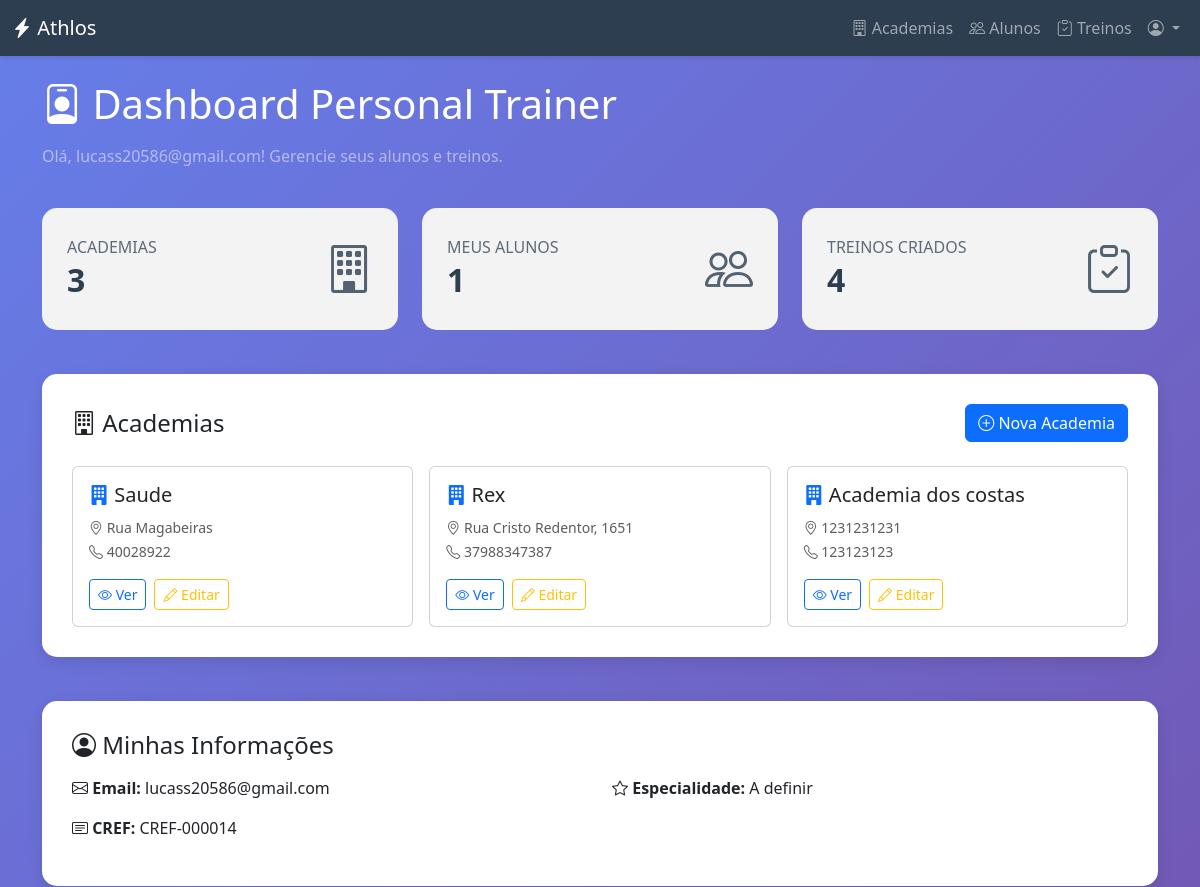
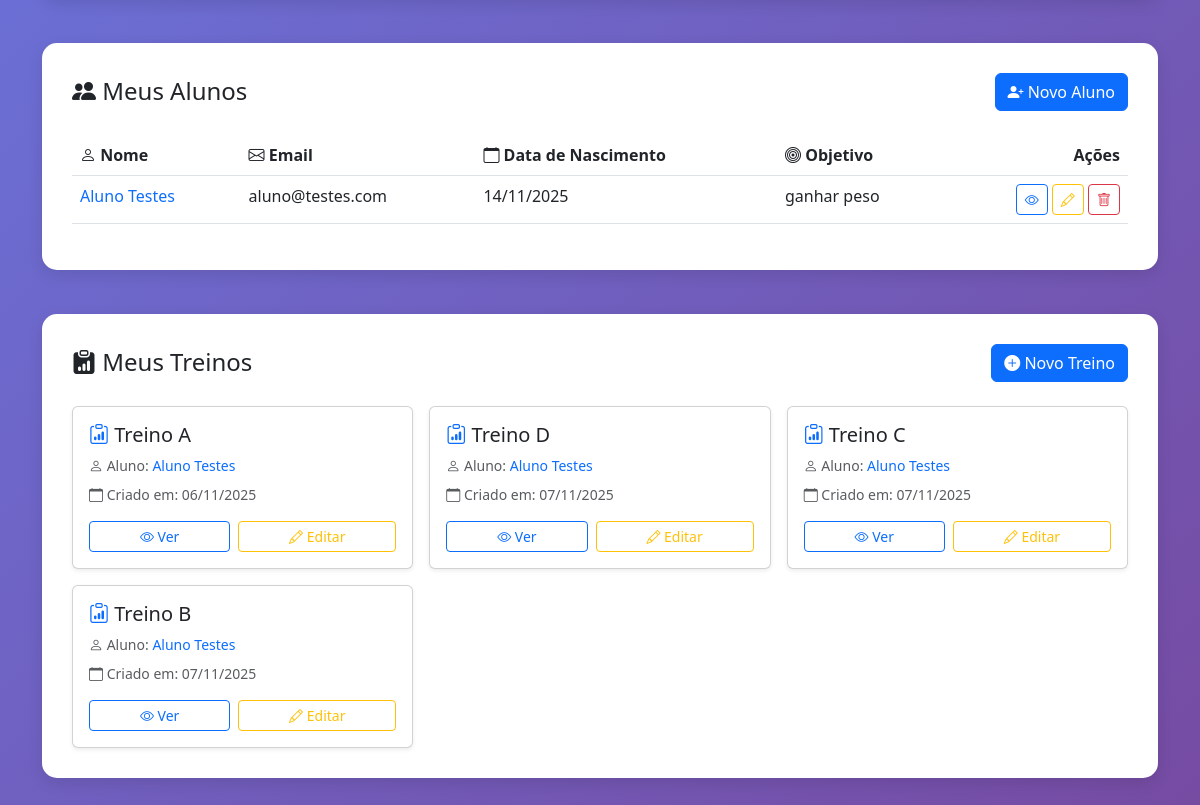
The page /dashboard/personal/ (signed in) on the database as committed earlier (2 pictures, top to bottom).
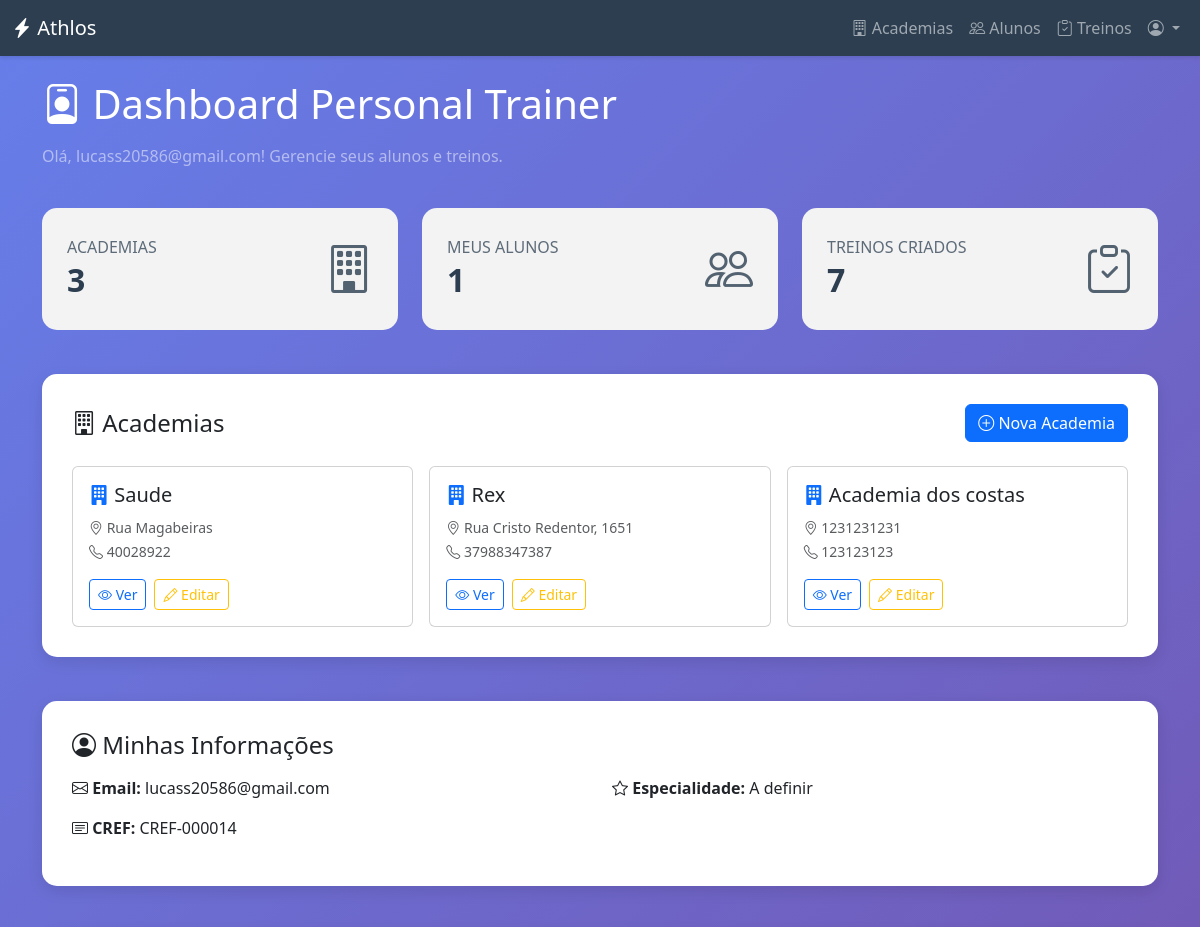
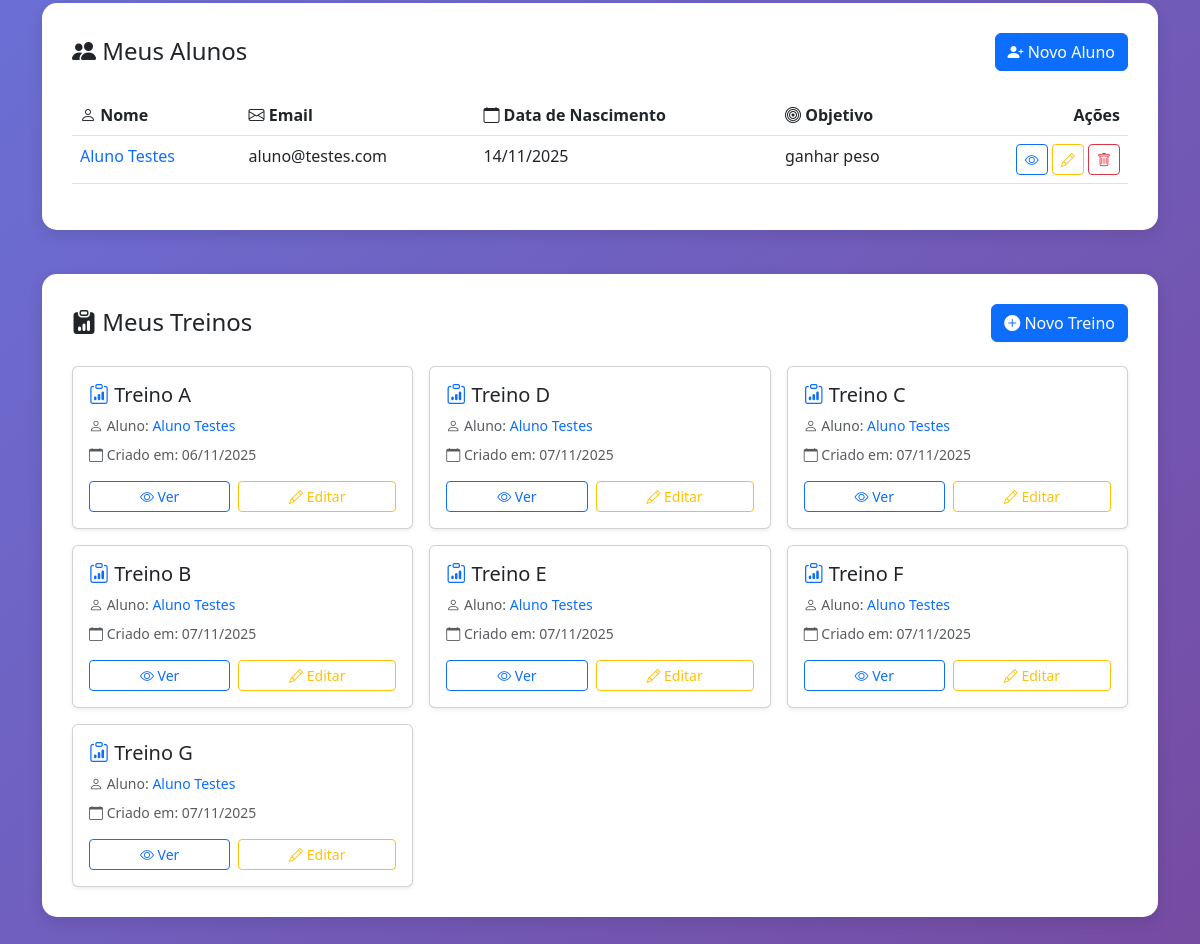
The same page on the database as committed later (2 pictures, top to bottom).
### academias/models.py (models this page shows, shortened)
class Academia(models.Model):
    nome_fantasia = models.CharField(max_length=100, verbose_name="Nome Fantasia")
    cnpj = models.CharField(max_length=18, unique=True, verbose_name="CNPJ")
    endereco = models.CharField(max_length=255, verbose_name="Endereço")
    telefone = models.CharField(max_length=15, verbose_name="Telefone")
    data_criacao = models.DateTimeField(
        auto_now_add=True, verbose_name="Data de Criação"
    )
    class Meta:
        verbose_name = "Academia"
        verbose_name_plural = "Academias"

class Aluno(models.Model):
    user = models.OneToOneField(
        settings.AUTH_USER_MODEL,
        on_delete=models.CASCADE,
        primary_key=True,
        verbose_name="Usuário",
        limit_choices_to={"user_type": "ALUNO"},
    )
    personal_responsavel = models.ForeignKey(
        PersonalTrainer,
        on_delete=models.SET_NULL,
        null=True,
        blank=True,
        related_name="alunos",
        verbose_name="Personal Trainer Responsável",
    )
    academia = models.ForeignKey(
        Academia,
        on_delete=models.SET_NULL,
        null=True,
        blank=True,
        related_name="alunos",
        verbose_name="Academia",
    )
    data_nascimento = models.DateField(
        null=True, blank=True, verbose_name="Data de Nascimento"
    )
    objetivo = models.CharField(
        max_length=255, blank=True, null=True, verbose_name="Objetivo de Treino"
    )

### usuarios/models.py (models this page shows, shortened)
class CustomUser(AbstractUser):
    class TipoUsuario(models.TextChoices):
        ADMIN_SISTEMA = "ADMIN_SISTEMA", "Admin do Sistema"
        ADMIN_ACADEMIA = "ADMIN", "Admin da Academia"
        PERSONAL_TRAINER = "PERSONAL", "Personal Trainer"
        ALUNO = "ALUNO", "Aluno"
    email = models.EmailField(unique=True, verbose_name="Endereço de e-mail")
    user_type = models.CharField(
        max_length=20,
        choices=TipoUsuario.choices,
        default=TipoUsuario.ALUNO,
        verbose_name="Tipo de Usuário",
    )
    academia = models.ForeignKey(
        "academias.Academia",
        on_delete=models.SET_NULL,
        null=True,
        blank=True,
        verbose_name="Academia",
    )
    groups = models.ManyToManyField(
        Group,
        verbose_name="groups",
        blank=True,
        help_text=(
            "The groups this user belongs to. A user will get all permissions "
            "granted to each of their groups."
        ),
        related_name="customuser_groups",
        related_query_name="user",
    )
    user_permissions = models.ManyToManyField(
        Permission,
        verbose_name="user permissions",
        blank=True,
        help_text="Specific permissions for this user.",
        related_name="customuser_permissions",
        related_query_name="user",
    )
    USERNAME_FIELD = "email"
    REQUIRED_FIELDS = ["username", "first_name", "last_name"]

### treinos/models.py (models this page shows, shortened)
class Treino(models.Model):
    aluno = models.ForeignKey(
        Aluno,
        on_delete=models.CASCADE,
        related_name="treinos"
    )
    personal_criador = models.ForeignKey(
        PersonalTrainer,
        on_delete=models.SET_NULL,
        null=True,
        blank=True,
        related_name="treinos_criados"
    )
    nome_treino = models.CharField(max_length=50, verbose_name="Nome do Treino (Ex: Treino A)")
    data_criacao = models.DateTimeField(auto_now_add=True)
    ativo = models.BooleanField(default=True, verbose_name="É o treino atual?")
    exercicios = models.ManyToManyField(
        Exercicio,
        through='ItemTreino',
        verbose_name="Exercícios"
    )

### core/views.py (the view)
# urls.py: path("dashboard/personal/", views.personal_dashboard, name="personal_dashboard"),
@login_required
def personal_dashboard(request):
    if request.user.user_type != "PERSONAL":
        messages.error(request, "Acesso negado.")
        return redirect("dashboard")
    try:
        personal = request.user.personaltrainer
        alunos = personal.alunos.all()
        treinos = Treino.objects.filter(personal_criador=personal)
        academias = Academia.objects.all()
        context = {
            "personal": personal,
            "alunos": alunos,
            "treinos": treinos,
            "academias": academias,
            "total_alunos": alunos.count(),
            "total_treinos": treinos.count(),
            "total_academias": academias.count(),
        }
    except PersonalTrainer.DoesNotExist:
        messages.error(request, "Perfil de Personal Trainer não encontrado.")
        context = {}
    return render(request, "core/personal_dashboard.html", context)

### core/templates/core/personal_dashboard.html (shortened to what the changed rows need)
{% extends 'core/base.html' %}
{% block content %}
<div class="container-fluid py-4" style="min-height: calc(100vh - 56px);">
    <div class="container">
        <div class="row mb-4">
            <div class="col-12">
                <h1 class="text-white mb-3">
                    <i class="bi bi-person-badge"></i> Dashboard Personal Trainer
                </h1>
            </div>
        </div>
        <div class="row g-4 mb-4">
            <div class="col-md-4">
                <div class="stat-card">
                    <div class="d-flex justify-content-between align-items-center">
                        <div>
                            <h2 class="mb-0 fw-bold">{{ total_academias }}</h2>
                        </div>
                    </div>
                </div>
            </div>
            <div class="col-md-4">
                <div class="stat-card">
                    <div class="d-flex justify-content-between align-items-center">
                        <div>
                            <h2 class="mb-0 fw-bold">{{ total_alunos }}</h2>
                        </div>
                    </div>
                </div>
            </div>
            <div class="col-md-4">
                <div class="stat-card">
                    <div class="d-flex justify-content-between align-items-center">
                        <div>
                            <h6 class="text-uppercase mb-1 opacity-75">Treinos Criados</h6>
                            <h2 class="mb-0 fw-bold">{{ total_treinos }}</h2>
                        </div>
                    </div>
                </div>
            </div>
        </div>
        <div class="row mb-4">
            <div class="col-12">
                <div class="dashboard-card">
                    {% if academias %}
                    <div class="row g-3">
                        {% for academia in academias %}
                        <div class="col-md-6 col-lg-4">
                            <div class="card h-100">
                                <div class="card-body">
                                    <h5 class="card-title">
                                        <i class="bi bi-building-fill text-primary"></i>
                                        {{ academia.nome_fantasia }}
                                    </h5>
                                    <p class="card-text">
                                        <small class="text-muted">
                                            <i class="bi bi-geo-alt"></i> {{ academia.endereco|truncatewords:5 }}<br>
                                            <i class="bi bi-telephone"></i> {{ academia.telefone }}
                                        </small>
                                    </p>
                                    <div class="d-flex gap-2">
                                        <a href="{% url 'academia_detail' academia.pk %}"
                                            class="btn btn-sm btn-outline-primary">
                                            <i class="bi bi-eye"></i> Ver
                                        </a>
                                        <a href="{% url 'academia_edit' academia.pk %}"
                                            class="btn btn-sm btn-outline-warning">
                                            <i class="bi bi-pencil"></i> Editar
                                        </a>
                                    </div>
                                </div>
                            </div>
                        </div>
                        {% endfor %}
                    </div>
                    {% else %}
                    <div class="alert alert-info">
                        <i class="bi bi-info-circle"></i> Você ainda não cadastrou nenhuma academia.
                        <a href="{% url 'academia_create' %}" class="alert-link">Criar primeira academia</a>
                    </div>
                    {% endif %}
                </div>
            </div>
        </div>
        <div class="row mb-4">
            <div class="col-12">
                <div class="dashboard-card">
                    {% if alunos %}
                    <div class="table-responsive">
                        <table class="table table-hover">
                            <thead>
                                <tr>
                                    <th><i class="bi bi-person"></i> Nome</th>
                                    <th><i class="bi bi-envelope"></i> Email</th>
                                    <th><i class="bi bi-calendar"></i> Data de Nascimento</th>
                                    <th><i class="bi bi-bullseye"></i> Objetivo</th>
                                    <th class="text-end">Ações</th>
                                </tr>
                            </thead>
                            <tbody>
                                {% for aluno in alunos %}
                                <tr>
                                    <td>
                                        <a href="{% url 'aluno_detail' aluno.pk %}" class="text-decoration-none">
                                            {{ aluno.user.get_full_name|default:aluno.user.email }}
                                        </a>
                                    </td>
                                    <td>{{ aluno.user.email }}</td>
                                    <td>{{ aluno.data_nascimento|date:"d/m/Y"|default:"Não informado" }}</td>
                                    <td>{{ aluno.objetivo|default:"Não definido" }}</td>
                                    <td class="text-end">
                                        <a href="{% url 'aluno_detail' aluno.pk %}"
                                            class="btn btn-sm btn-outline-primary" title="Ver detalhes">
                                            <i class="bi bi-eye"></i>
                                        </a>
                                        <a href="{% url 'aluno_edit' aluno.pk %}" class="btn btn-sm btn-outline-warning"
                                            title="Editar">
                                            <i class="bi bi-pencil"></i>
                                        </a>
                                        <button type="button" class="btn btn-sm btn-outline-danger"
                                            data-bs-toggle="modal" data-bs-target="#deleteModal{{ aluno.pk }}"
                                            title="Excluir">
                                            <i class="bi bi-trash"></i>
                                        </button>
                                    </td>
                                </tr>
                                {% endfor %}
                            </tbody>
                        </table>
                    </div>
                    {% else %}
                    <div class="text-center py-5">
                        <i class="bi bi-inbox text-muted" style="font-size: 4rem;"></i>
                        <p class="text-muted mt-3">Você ainda não tem alunos cadastrados.</p>
                    </div>
                    {% endif %}
                </div>
            </div>
        </div>
        <div class="row">
            <div class="col-12">
                <div class="dashboard-card">
                    {% if treinos %}
                    <div class="row g-3">
                        {% for treino in treinos %}
                        <div class="col-md-4">
                            <div class="card h-100 shadow-sm">
                                <div class="card-body">
                                    <h5 class="card-title">
                                        <i class="bi bi-clipboard-data text-primary"></i>
                                        <a href="{% url 'treino_detail' treino.pk %}"
                                            class="text-decoration-none text-dark">
                                            {{ treino.nome_treino }}
                                        </a>
                                    </h5>
                                    <p class="card-text text-muted small mb-2">
                                        <i class="bi bi-person"></i> Aluno:
                                        <a href="{% url 'aluno_detail' treino.aluno.pk %}" class="text-decoration-none">
                                            {{ treino.aluno.user.get_full_name|default:treino.aluno.user.email }}
                                        </a>
                                    </p>
                                    <p class="text-muted small mb-3">
                                        <i class="bi bi-calendar"></i> Criado em: {{ treino.data_criacao|date:"d/m/Y" }}
                                    </p>
                                    <div class="d-flex gap-2">
                                        <a href="{% url 'treino_detail' treino.pk %}"
                                            class="btn btn-sm btn-outline-primary flex-fill">
                                            <i class="bi bi-eye"></i> Ver
                                        </a>
                                        <a href="{% url 'treino_edit' treino.pk %}"
                                            class="btn btn-sm btn-outline-warning flex-fill">
                                            <i class="bi bi-pencil"></i> Editar
                                        </a>
                                    </div>
                                </div>
                            </div>
                        </div>
                        {% endfor %}
                    </div>
                    {% else %}
                    <div class="text-center py-5">
                        <i class="bi bi-clipboard-x text-muted" style="font-size: 4rem;"></i>
                        <p class="text-muted mt-3">Você ainda não criou nenhum treino.</p>
                    </div>
                    {% endif %}
                </div>
            </div>
        </div>
    </div>
</div>
{% endblock %}

Rows that differ between the two databases and show on the page:
added Treino: nome_treino "Treino E", aluno.user.get_full_name "Aluno Testes", data_criacao "07/11/2025"
added Treino: nome_treino "Treino F", aluno.user.get_full_name "Aluno Testes", data_criacao "07/11/2025"
added Treino: nome_treino "Treino G", aluno.user.get_full_name "Aluno Testes", data_criacao "07/11/2025"
Other text that changed with them:
{{ total_treinos }}: "4" → "7"
